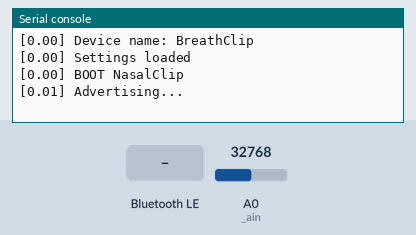
Bench run of a program on a simulated CircuitPython board. Shown: the last lines printed to the serial console. Inputs (shaded band) come from the test bench; at power-on: A0 (_ain) = 32768 (analog values on the 0–65535 scale). Nothing arrives over Bluetooth unless stated; files that are not in the repository are absent.

Above: at 1.2 s.
1.3 s: "unworn" written over Bluetooth (the phone connects first, if it has not yet)
At 1.8 s:
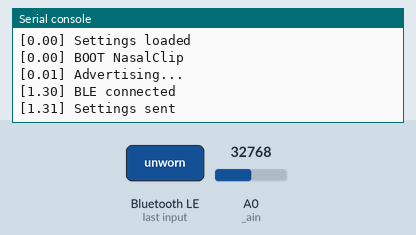
2.8 s: "phase" written over Bluetooth (the phone connects first, if it has not yet)
At 4.0 s:
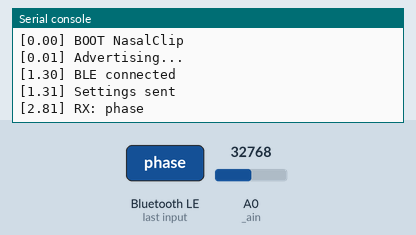
4.3 s: "norm" written over Bluetooth (the phone connects first, if it has not yet)
At 5.2 s:
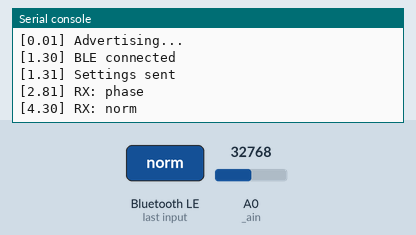
5.8 s: "depth_color" written over Bluetooth (the phone connects first, if it has not yet)
At 6.5 s:
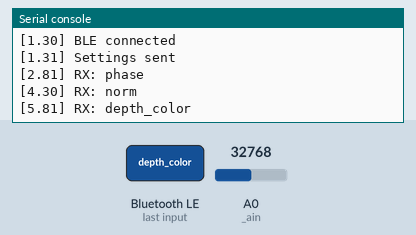
7.3 s: "exhale_dur" written over Bluetooth (the phone connects first, if it has not yet)
At 8.5 s:
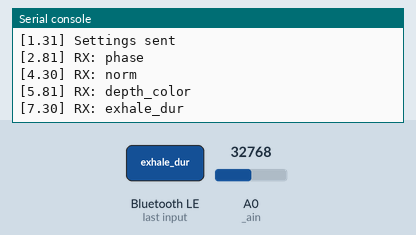
8.8 s: "inhale_dur" written over Bluetooth (the phone connects first, if it has not yet)
At 9.9 s:
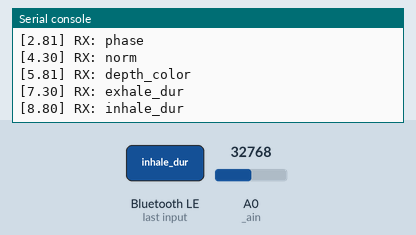

Measured:
- after the input at 1.3 s, the serial console: prints a new line at once (image 1)
- after the input at 2.8 s, the serial console: prints a new line at once (image 2)
- after the input at 4.3 s, the serial console: prints a new line at once (image 3)
- after the input at 5.8 s, the serial console: prints a new line at once (image 4)
- after the input at 7.3 s, the serial console: prints a new line at once (image 5)
- after the input at 8.8 s, the serial console: prints a new line at once (image 6)

The program:

code.py
```python
# code.py - BreathSense Nasal Clip Firmware
# Simplified main loop for XIAO nRF52840 without LEDs

import time
import gc
import board
import supervisor

from adafruit_ble import BLERadio
from adafruit_ble.advertising.standard import ProvideServicesAdvertisement
from adafruit_ble.services.nordic import UARTService

from config import BLE_TX_INTERVAL_MS, BLE_LIVE_HZ
from breath_detector import BreathDetector, PH_IDLE, PH_INH, PH_EXH
from settings_storage import load_settings, save_settings, settings_to_message


def log(msg):
    """Debug logging (only when USB connected)."""
    try:
        if supervisor.runtime.usb_connected:
            print("[{:.2f}] {}".format(time.monotonic(), msg))
    except Exception:
        pass


# ========== BLE Setup ==========
ble = BLERadio()
uart = UARTService()
advertisement = ProvideServicesAdvertisement(uart)

# Load device name
try:
    with open("asset_id.txt", "r") as f:
        ble.name = f.read().strip()
except Exception:
    ble.name = "BreathClip"

log("Device name: " + ble.name)

# ========== Settings ==========
settings = load_settings()
log("Settings loaded")

# ========== Breath Detection ==========
detector = BreathDetector()

# Apply loaded settings
detector.apply_color_thresholds(
    settings["very_short_max"],
    settings["short_max"],
    settings["medium_max"],
    settings["long_max"],
)
detector.apply_sensitivity(settings["sensitivity"])

detector.mood.set_thresholds(
    1.5,  # calm_ratio (not used in simplified version)
    0.5,  # calm_variability
    0.5,  # focus_consistency
    settings.get("mood_calibration_breaths", 6),
)

# ========== State ==========
last_tx_ms = 0
live_interval_ms = int(1000 / BLE_LIVE_HZ)
gc_counter = 0


def now_ms():
    return int(time.monotonic() * 1000)


def send_breath_data():
    """Send breath data over BLE."""
    global last_tx_ms

    now = now_ms()
    if now - last_tx_ms < live_interval_ms:
        return
    last_tx_ms = now

    try:
        state = detector.get_state()
    except Exception as e:
        log("get_state err: " + str(e))
        return

    unworn = 1 if state.get("unworn", False) else 0

    # Format: B,{ts},{phase},{flow},{depth},{guided},{exhale},{inhale},{cycle},{smoothness},{peak},{symmetry},{unworn}
    msg = "B,{},{},{:.3f},{},{},{:.2f},{:.2f},{:.2f},{},{:.2f},{},{}\n".format(
        now & 0xFFFFFFFF,
        state.get("phase", 0),
        state.get("norm", 0.0),
        state.get("depth_color", 0),
        -1,  # No guided mode
        state.get("exhale_dur", 0.0),
        state.get("inhale_dur", 0.0),
        state.get("cycle_dur", 0.0),
        state.get("smoothness", 100),
        state.get("peak_flow", 0.0),
        state.get("symmetry", 50),
        unworn,
    )

    try:
        uart.write(msg.encode("utf-8"))
    except Exception as e:
        log("TX err: " + str(e))


def send_settings():
    """Send current settings to app."""
    try:
        msg = settings_to_message(settings)
        uart.write(msg.encode("utf-8"))
        log("Settings sent")
    except Exception as e:
        log("Settings TX err: " + str(e))


def parse_message(msg):
    """Parse incoming message from app."""
    global settings

    msg = msg.strip()
    if not msg:
        return

    parts = msg.split(",")
    if len(parts) < 1:
        return

    cmd = parts[0]

    if cmd == "S" and len(parts) >= 3:
        setting_type = parts[1].upper()

        if setting_type == "F" and len(parts) >= 6:
            # Depth thresholds: S,F,veryShort,short,medium,long
            try:
                vs = float(parts[2])
                s = float(parts[3])
                m = float(parts[4])
                l = float(parts[5])
                detector.apply_color_thresholds(vs, s, m, l)
                settings["very_short_max"] = vs
                settings["short_max"] = s
                settings["medium_max"] = m
                settings["long_max"] = l
                save_settings(settings)
                log("Thresholds saved")
            except Exception:
                pass

        elif setting_type == "C" and len(parts) >= 3:
            # Sensitivity: S,C,{0-9}
            try:
                preset = int(parts[2])
                detector.apply_sensitivity(preset)
                settings["sensitivity"] = preset
                save_settings(settings)
                log("Sensitivity: " + str(preset))
            except Exception:
                pass

    elif cmd == "Q":
        # Query settings
        send_settings()


def handle_rx():
    """Handle incoming BLE data."""
    if not uart.in_waiting:
        return

    try:
        data = uart.read(uart.in_waiting)
        if data:
            try:
                msg = data.decode("utf-8")
            except Exception:
                msg = "".join([chr(b) for b in data if 32 <= b <= 126 or b == 10 or b == 13])

            if msg:
                log("RX: " + msg.strip())
                for line in msg.split("\n"):
                    if line.strip():
                        parse_message(line)
    except Exception as e:
        log("RX err: " + str(e))


def garbage_collect():
    """Periodic garbage collection."""
    global gc_counter
    gc_counter += 1
    if gc_counter >= 200:
        gc.collect()
        gc_counter = 0


# ========== Main Loop ==========
log("BOOT NasalClip")

try:
    while True:
        was_connected = False
        is_advertising = False

        while True:
            # Breath detection always runs
            detector.tick()

            if ble.connected:
                if not was_connected:
                    was_connected = True
                    is_advertising = False
                    if uart.in_waiting:
                        uart.read(uart.in_waiting)
                    log("BLE connected")
                    send_settings()

                handle_rx()
                send_breath_data()

            else:
                if was_connected:
                    was_connected = False
                    is_advertising = False
                    log("BLE disconnected")

                if not is_advertising:
                    try:
                        ble.start_advertising(advertisement)
                        is_advertising = True
                        log("Advertising...")
                    except Exception:
                        pass

            garbage_collect()
            time.sleep(0.01)  # ~100Hz loop

except Exception as e:
    log("FATAL: " + str(e))
    time.sleep(1)
```

config.py
```python
# BreathSense Nasal Clip - Configuration
# Simplified config for XIAO nRF52840 without LEDs

# ===== Breath Detection Parameters =====
# Sampling rate
FS_HZ = 100.0  # Hz

# Temperature filter smoothing
ALPHA_FAST = 0.22  # Fast EMA for temperature
ALPHA_SLOW = 0.004  # Slow EMA (baseline)
ALPHA_FLOW = 0.22  # Flow signal smoothing
DERIV_GAIN = 0.18  # Derivative boost

# Phase detection thresholds
TH_FRAC_START = 0.30  # Threshold to start a phase
TH_FRAC_END = 0.20    # Threshold to end a phase
MIN_PHASE_S = 0.20    # Minimum phase duration (seconds)

# Scaling
EMA_MAG = 0.20        # Magnitude EMA factor
LEAK_DECAY = 0.994    # Peak decay
SCALE_FLOOR = 0.02    # Minimum scale

# Idle detection
IDLE_MAG_FRAC = 0.20   # Idle magnitude threshold
IDLE_SLOPE_FRAC = 0.06 # Idle slope threshold
IDLE_HOLD_S = 2.2      # Idle confirmation hold

# ===== Color-to-Depth Thresholds (seconds) =====
# Exhale duration maps to depth category
DEFAULT_VERY_SHORT_MAX = 2.0   # <= this: Very short
DEFAULT_SHORT_MAX = 3.5        # <= this: Short
DEFAULT_MEDIUM_MAX = 5.0       # <= this: Medium
DEFAULT_LONG_MAX = 6.5         # <= this: Long
# > LONG_MAX: Very long

# ===== Sensitivity Presets =====
# Each preset: (alpha_flow, deriv_gain, th_start, th_end)
SENSITIVITY_PRESETS = [
    (0.28, 0.06, 0.45, 0.30),  # 0: Least sensitive
    (0.26, 0.08, 0.42, 0.28),
    (0.24, 0.10, 0.40, 0.26),
    (0.22, 0.12, 0.38, 0.24),
    (0.20, 0.12, 0.36, 0.22),
    (0.18, 0.12, 0.35, 0.20),  # 5: Default
    (0.16, 0.14, 0.33, 0.20),
    (0.14, 0.16, 0.31, 0.18),
    (0.12, 0.18, 0.29, 0.16),
    (0.10, 0.20, 0.27, 0.14),  # 9: Most sensitive
]

# ===== BLE Settings =====
BLE_TX_INTERVAL_MS = 50   # Time between BLE transmissions
BLE_LIVE_HZ = 10.0        # Live data send rate to app

# ===== Hardware (XIAO nRF52840) =====
THERMISTOR_PIN = "A0"

# Thermistor circuit values
ADC_MAX = 65535.0
VSUP = 3.3
R_REF = 10000.0  # Reference resistor (10k)
R0 = 10000.0     # Thermistor resistance at T0 (10k NTC)
BETA = 3435.0    # Beta coefficient
T0_C = 25.0      # Reference temperature
```

breath_detector.py
```python
# breath_detector.py - Breath detection using thermistor
# For XIAO nRF52840 nasal clip

import time
import math
import board
import analogio

from config import (
    FS_HZ, ALPHA_FAST, ALPHA_SLOW, ALPHA_FLOW, DERIV_GAIN,
    TH_FRAC_START, TH_FRAC_END, MIN_PHASE_S,
    EMA_MAG, LEAK_DECAY, SCALE_FLOOR,
    IDLE_MAG_FRAC, IDLE_SLOPE_FRAC, IDLE_HOLD_S,
    ADC_MAX, VSUP, R_REF, R0, BETA, T0_C,
    DEFAULT_VERY_SHORT_MAX, DEFAULT_SHORT_MAX,
    DEFAULT_MEDIUM_MAX, DEFAULT_LONG_MAX,
    SENSITIVITY_PRESETS,
)
from breath_metrics import BreathMetrics

# Phase constants
PH_IDLE = 0
PH_INH = 1  # Inhale
PH_EXH = 2  # Exhale

DT = 1.0 / FS_HZ

# Thermistor ADC
_ain = analogio.AnalogIn(board.A0)


def read_temp_c():
    """Read temperature from thermistor in Celsius."""
    raw = _ain.value
    raw = max(1, min(int(ADC_MAX - 1), raw))
    v = (raw / ADC_MAX) * VSUP
    r_ntc = (R_REF * v) / max(1e-6, (VSUP - v))
    inv_t = (1.0 / (T0_C + 273.15)) + (1.0 / BETA) * math.log(r_ntc / R0)
    return (1.0 / inv_t) - 273.15


class BreathDetector:
    """Detects breath phases from thermistor readings."""

    def __init__(self):
        self.t_fast = 0.0
        self.t_slow = 0.0
        self.prev_flow = 0.0
        self.flow_lp = 0.0

        self.scale_ex = 0.10
        self.scale_in = 0.10
        self.peak_ex = 0.10
        self.peak_in = 0.10

        self.phase = PH_IDLE
        self.t_phase_start = time.monotonic()
        self.refrac_until = 0.0

        self.peak_val = 0.0
        self.prev_norm = 0.0
        self.idle_hold_start = None
        self.norm = 0.0

        self.last_exhale_duration = 2.0
        self.exhale_start_time = None
        self.last_inhale_duration = 2.0
        self.inhale_start_time = None

        self.mood = BreathMetrics()

        # Unworn detection
        self.unworn = False
        self.short_streak = 0
        self._artifact_short_max = 0.6
        self._unworn_streak_needed = 6
        self._worn_recovery_min = 1.5

        # Color thresholds
        self.very_short_max = DEFAULT_VERY_SHORT_MAX
        self.short_max = DEFAULT_SHORT_MAX
        self.medium_max = DEFAULT_MEDIUM_MAX
        self.long_max = DEFAULT_LONG_MAX

        # Tunable parameters
        self.alpha_flow = ALPHA_FLOW
        self.deriv_gain = DERIV_GAIN
        self.th_start = TH_FRAC_START
        self.th_end = TH_FRAC_END

        self.next_proc = time.monotonic()

    def apply_sensitivity(self, preset_id: int):
        """Apply a sensitivity preset (0-9)."""
        preset_id = max(0, min(9, preset_id))
        af, dg, ts, te = SENSITIVITY_PRESETS[preset_id]
        self.alpha_flow = af
        self.deriv_gain = dg
        self.th_start = ts
        self.th_end = te
        self.t_fast = 0.0
        self.t_slow = 0.0
        self.prev_flow = 0.0
        self.flow_lp = 0.0

    def apply_color_thresholds(self, very_short, short, medium, long):
        """Update depth thresholds."""
        self.very_short_max = float(very_short)
        self.short_max = float(short)
        self.medium_max = float(medium)
        self.long_max = float(long)

    def get_depth_color(self, exhale_duration: float = None) -> int:
        """Get depth code (0-4) based on exhale duration."""
        dur = exhale_duration if exhale_duration is not None else self.last_exhale_duration
        if dur <= self.very_short_max:
            return 0
        elif dur <= self.short_max:
            return 1
        elif dur <= self.medium_max:
            return 2
        elif dur <= self.long_max:
            return 3
        else:
            return 4

    def tick(self):
        """Process one tick of breath detection."""
        now = time.monotonic()
        transition = False

        while now >= self.next_proc:
            self.next_proc += DT

            t = read_temp_c()

            self.t_fast = (1.0 - ALPHA_FAST) * self.t_fast + ALPHA_FAST * t
            self.t_slow = (1.0 - ALPHA_SLOW) * self.t_slow + ALPHA_SLOW * t

            flow = -(self.t_fast - self.t_slow)
            dflow = (flow - self.prev_flow) / DT
            self.prev_flow = flow

            self.flow_lp = (
                (1.0 - self.alpha_flow) * self.flow_lp
                + self.alpha_flow * (flow + self.deriv_gain * dflow)
            )

            if self.flow_lp > 0.0:
                self.peak_ex = max(self.peak_ex * LEAK_DECAY, self.flow_lp)
                self.scale_ex = max(
                    (1.0 - EMA_MAG) * self.scale_ex + EMA_MAG * self.peak_ex,
                    SCALE_FLOOR,
                )
            elif self.flow_lp < 0.0:
                mag = -self.flow_lp
                self.peak_in = max(self.peak_in * LEAK_DECAY, mag)
                self.scale_in = max(
                    (1.0 - EMA_MAG) * self.scale_in + EMA_MAG * self.peak_in,
                    SCALE_FLOOR,
                )

            denom = self.scale_ex if self.flow_lp >= 0 else self.scale_in
            denom = max(1e-6, denom)
            norm = self.flow_lp / denom
            dnorm = (norm - self.prev_norm) / DT
            self.prev_norm = norm
            self.norm = norm

            if self.phase == PH_EXH:
                self.mood.record_sample(self.flow_lp)

            self.peak_val = max(self.peak_val, abs(norm))
            phase_age = now - self.t_phase_start

            # Idle detection
            if self.phase != PH_IDLE:
                if abs(norm) <= IDLE_MAG_FRAC and abs(dnorm) <= IDLE_SLOPE_FRAC:
                    if self.idle_hold_start is None:
                        self.idle_hold_start = now
                    if (now - self.idle_hold_start) >= (IDLE_HOLD_S * 1.5) and phase_age >= MIN_PHASE_S:
                        if self.phase == PH_EXH and self.exhale_start_time is not None:
                            self.last_exhale_duration = now - self.exhale_start_time
                            self._record_exhale(self.last_exhale_duration, now)
                        self.phase = PH_IDLE
                        self.t_phase_start = now
                        self.peak_val = 0.0
                        transition = True
                else:
                    self.idle_hold_start = None

            if now < self.refrac_until:
                continue

            # Detect inhale
            if self.phase != PH_INH and norm > self.th_start:
                if phase_age >= MIN_PHASE_S or self.phase == PH_IDLE:
                    if self.phase == PH_EXH and self.exhale_start_time is not None:
                        self.last_exhale_duration = now - self.exhale_start_time
                        self._record_exhale(self.last_exhale_duration, now)
                        self.mood.end_exhale(
                            self.last_exhale_duration,
                            self.last_inhale_duration,
                            now
                        )
                    self.phase = PH_INH
                    self.t_phase_start = now
                    self.inhale_start_time = now
                    self.peak_val = 0.0
                    self.idle_hold_start = None
                    self.refrac_until = now + MIN_PHASE_S * 0.5
                    transition = True

            # Detect exhale
            elif self.phase != PH_EXH and norm < -self.th_start:
                if phase_age >= MIN_PHASE_S or self.phase == PH_IDLE:
                    if self.phase == PH_INH and self.inhale_start_time is not None:
                        self.last_inhale_duration = now - self.inhale_start_time
                    self.phase = PH_EXH
                    self.t_phase_start = now
                    self.exhale_start_time = now
                    self.peak_val = 0.0
                    self.idle_hold_start = None
                    self.refrac_until = now + MIN_PHASE_S * 0.5
                    self.mood.start_exhale()
                    transition = True

        return transition

    def _record_exhale(self, duration_s: float, now: float):
        """Record exhale and update unworn detection."""
        if duration_s <= self._artifact_short_max:
            self.short_streak += 1
            if self.short_streak >= self._unworn_streak_needed:
                self.unworn = True
            return

        self.short_streak = 0
        if self.unworn and duration_s >= self._worn_recovery_min:
            self.unworn = False

    def get_state(self):
        """Get current breath state."""
        raw = self.mood.get_raw_metrics()
        return {
            "phase": self.phase,
            "norm": self.norm,
            "depth_color": self.get_depth_color(),
            "exhale_dur": raw["exhale_dur"],
            "inhale_dur": raw["inhale_dur"],
            "cycle_dur": raw["cycle_dur"],
            "smoothness": raw["smoothness"],
            "peak_flow": raw["peak_flow"],
            "symmetry": raw["symmetry"],
            "unworn": self.unworn,
            "calibrating": raw["calibrating"],
        }
```

Source omitted: settings_storage.py (1348 bytes), breath_metrics.py (4573 bytes)
